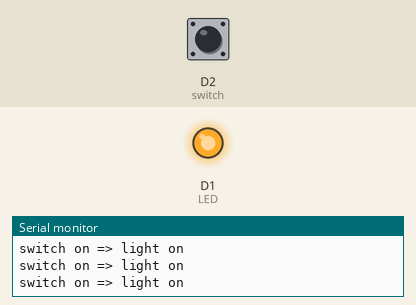
Recording of a sketch running on a simulated ESP8266 (NodeMCU). On the bench: output pins drawn as LEDs (lit = HIGH), the last lines printed to the serial monitor. The test bench sets the inputs (shaded band); at power-on: D2 (switch) HIGH.

Above: at 1.2 s.
1.3 s: D2 (switch) pulled LOW for 0.15 s
At 1.37 s:
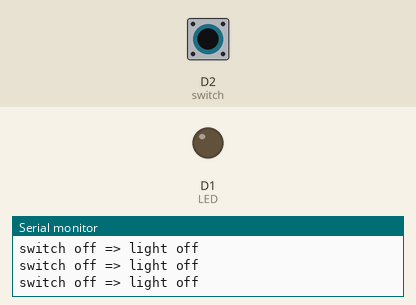
2.9 s: D2 (switch) pulled LOW for 3.2 s
At 6.9 s:
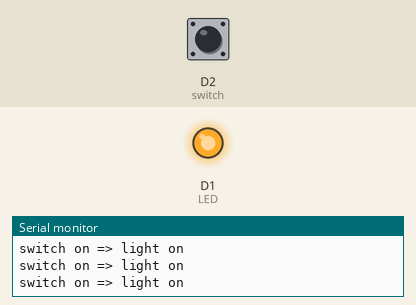
Timing chart, 0 to 8.4 s (numbered marks = the images above; inputs shaded):
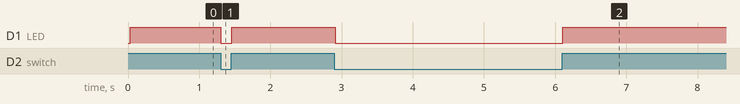

Measured:
- after the input at 1.3 s, D1 (LED): HIGH → LOW at once, → HIGH 0.15 s later
- after the input at 2.9 s, D1 (LED): HIGH → LOW at once, → HIGH 3.2 s later

The sketch:

simpletest.ino
```cpp
#include <ESP8266WiFi.h>

void setup() {
  Serial.begin(115200);
  delay(10);

  // power off Wifi to save energy
  WiFi.mode(WIFI_OFF);
  WiFi.forceSleepBegin();
  delay(10);

  pinMode(D2,INPUT); // switch
  pinMode(D1,OUTPUT); // LED
  digitalWrite(D1,LOW); // switch off the led at start
  delay(10);
}

void testSwitch() {
  int state = digitalRead(D2);
  if (state == 0) {
    Serial.println("switch off => light off");
    digitalWrite(D1,LOW);
  }
  else {
    Serial.println("switch on => light on");
    digitalWrite(D1,HIGH);
  }
}

void loop() {
  testSwitch();
  delay(10); // attendre 10ms
}
```
